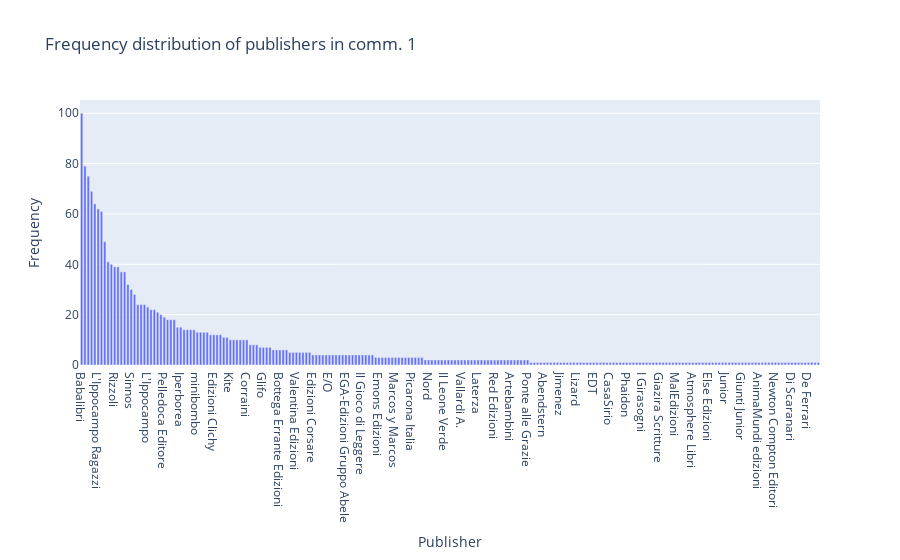

The cell this chart's notebook holds for it:
### Code cell
#distribution per frequency
PublisherFreq = pd.DataFrame(columns=['Publisher', 'Frequency'])
for count, el in enumerate(cntPub.most_common()):
    new_row = {'Publisher': el[0], 'Frequency': el[1]}
    PublisherFreq = PublisherFreq.append(new_row, ignore_index=True)

fig11 = px.bar(PublisherFreq, x="Publisher", y="Frequency", title = 'Frequency distribution of publishers in comm. 1')
fig11.update_layout(bargap=0.3)
fig11.show()

### Figure 1 — Plotly figure (JSON) as saved in the notebook; plotly's stock layout.template omitted (floating-point values rounded to 4 significant figures; data arrays with more than 128 entries replaced by an {"elided": "..."} marker saying what was removed)
{"data": [{"alignmentgroup": "True", "hovertemplate": "Publisher=%{x}<br>Frequency=%{y}<extra></extra>", "legendgroup": "", "marker": {"color": "#636efa", "pattern": {"shape": ""}}, "name": "", "offsetgroup": "", "orientation": "v", "showlegend": false, "textposition": "auto", "x": {"elided": "224 str values"}, "xaxis": "x", "y": {"elided": "224 int values"}, "yaxis": "y", "type": "bar"}], "layout": {"xaxis": {"anchor": "y", "domain": [0.0, 1.0], "title": {"text": "Publisher"}}, "yaxis": {"anchor": "x", "domain": [0.0, 1.0], "title": {"text": "Frequency"}}, "legend": {"tracegroupgap": 0}, "title": {"text": "Frequency distribution of publishers in comm. 1"}, "barmode": "relative", "bargap": 0.3}}
